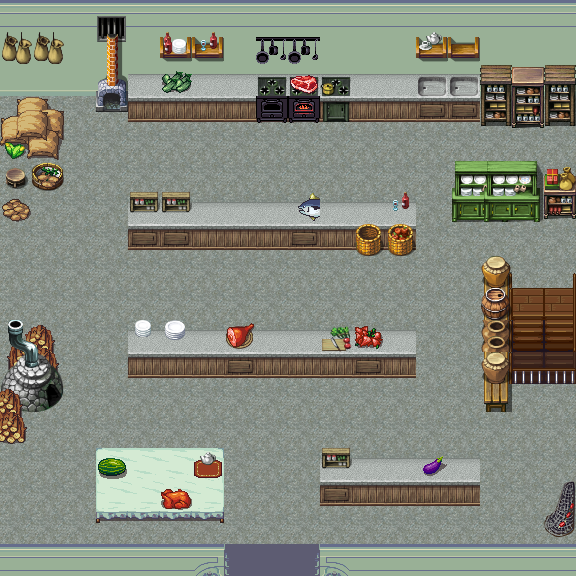

This is a level from a 2D game, rendered from its Tiled map with the project's own tilesets. A one-line summary and the map file follow, with tile-layer data summarised:
An orthogonal 18x18 tile map with 32x32 px tiles, 8 tile layers (floor, stairs bench, shadows, acess bench, ...), 6 tilesets and 15 objects (2x exit, player).

<map version="1.0" orientation="orthogonal" width="18" height="18" tilewidth="32" tileheight="32">
 <properties>
  <property name="background_color" value="black" />
 </properties>
 <tileset firstgid="1" name="atlas_build" tilewidth="32" tileheight="32">
  <image source="../img/atlas_build.png" width="1024" height="1024" />
 </tileset>
 <tileset firstgid="1025" name="atlas_obj_misk" tilewidth="32" tileheight="32">
  <image source="../img/atlas_obj_misk.png" width="1024" height="1024" />
 </tileset>
 <tileset firstgid="2049" name="tile_a5" tilewidth="32" tileheight="32">
  <image source="../img/tile_a5.png" width="256" height="512" />
 </tileset>
 <tileset firstgid="2177" name="tiff_b" tilewidth="32" tileheight="32">
  <image source="../img/tiff_b.png" width="512" height="512" />
 </tileset>
 <tileset firstgid="2433" name="tile_c" tilewidth="32" tileheight="32">
  <image source="../img/tile_c.png" width="512" height="512" />
 </tileset>
 <tileset firstgid="2689" name="tiff_d" tilewidth="32" tileheight="32">
  <image source="../img/tiff_d.png" width="512" height="512" />
 </tileset>
 <layer name="floor" width="18" height="18">
  <data>[324 cells, 324 non-empty, 4 distinct tile ids]</data>
 </layer>
 <layer name="stairs bench" width="18" height="18">
  <data>[324 cells, 88 non-empty, 42 distinct tile ids]</data>
 </layer>
 <layer name="shadows" width="18" height="18">
  <data>[324 cells, 8 non-empty, 6 distinct tile ids]</data>
 </layer>
 <layer name="acess bench" width="18" height="18">
  <data>[324 cells, 39 non-empty, 31 distinct tile ids]</data>
 </layer>
 <layer name="food" width="18" height="18">
  <data>[324 cells, 32 non-empty, 19 distinct tile ids]</data>
 </layer>
 <objectgroup name="objects" width="18" height="18">
  <object name="player" x="258" y="506" width="32" height="32">
   <properties>
    <property name="compose" value="[{&quot;name&quot;:&quot;shadow&quot;,&quot;class&quot;:&quot;game.Shadow&quot;,&quot;image&quot;:&quot;char_shadow&quot;,&quot;spritewidth&quot;:18,&quot;spriteheight&quot;:9},{&quot;name&quot;:&quot;player&quot;},{&quot;name&quot;:&quot;eyes&quot;,&quot;class&quot;:&quot;game.BlinkingEyes&quot;,&quot;image&quot;:&quot;player_eyes&quot;,&quot;spritewidth&quot;:17,&quot;spriteheight&quot;:6,&quot;offsetx&quot;:6,&quot;offsety&quot;:18}]" />
    <property name="image" value="player" />
    <property name="spriteheight" value="36" />
    <property name="spritewidth" value="31" />
   </properties>
  </object>
  <object name="exit" x="517" y="334" width="54" height="22">
   <properties>
    <property name="dir" value="down" />
    <property name="fade" value="black" />
    <property name="to" value="castle_storage" />
   </properties>
  </object>
  <object name="exit" x="227" y="550" width="92" height="27">
   <properties>
    <property name="dir" value="down" />
    <property name="fade" value="black" />
    <property name="location" value="704, 160" />
    <property name="to" value="castle_hallway" />
   </properties>
  </object>
 </objectgroup>
 <layer name="benchoverlay " width="18" height="18">
  <data>[324 cells, 27 non-empty, 5 distinct tile ids]</data>
 </layer>
 <layer name="bench access overlay" width="18" height="18">
  <data>[324 cells, 10 non-empty, 10 distinct tile ids]</data>
 </layer>
 <layer name="overlay3" width="18" height="18">
  <data>[324 cells, 1 non-empty, 1 distinct tile ids]</data>
 </layer>
 <objectgroup name="collision" width="18" height="18">
  <object x="128" y="122">
   <polyline points="0,0 454,-1" />
  </object>
  <object x="574" y="100">
   <polyline points="0,0 -1,447 -255,445 -254,476" />
  </object>
  <object x="225" y="576">
   <polyline points="0,0 0,-31 -224,-31 -221,-479 -128,-480 -125,-472 -122,-474 -99,-474 -99,-454" />
  </object>
  <object x="64" y="101">
   <polyline points="0,0 -1,88 -40,89 -33,113 -39,121 -60,120" />
  </object>
  <object x="8" y="317">
   <polyline points="0,0 19,4 28,9 46,19 52,53 57,71 56,81 48,71 42,69 35,75 37,91 17,97 15,97 19,118 17,127 -8,128" />
  </object>
  <object x="129" y="349">
   <polyline points="0,0 1,28 288,29 287,-1 1,-2" />
  </object>
  <object x="129" y="218">
   <polyline points="0,0 -1,31 228,29 236,38 244,38 256,32 259,32 269,37 278,37 288,30 287,0 1,0" />
  </object>
  <object x="452" y="190">
   <polyline points="0,0 -1,32 124,30 124,-1 0,0" />
  </object>
  <object x="320" y="474">
   <polyline points="0,0 -1,33 161,32 161,1 0,0" />
  </object>
  <object x="573" y="385">
   <polyline points="0,0 -61,0 -62,28 -88,27 -91,-111 -61,-111 -60,-18 13,-18" />
  </object>
  <object x="577" y="483">
   <polyline points="0,0 -15,0 -28,34 -33,43 -29,67" />
  </object>
  <object x="97" y="449">
   <polyline points="0,0 126,0 126,61 0,63 1,1" />
  </object>
 </objectgroup>
</map>
